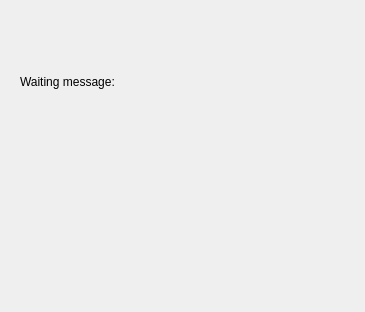
<?xml version="1.0" encoding="UTF-8"?>
<ui version="4.0">
 <class>ImportInputDialogBase</class>
 <widget class="QDialog" name="ImportInputDialogBase">
  <property name="geometry">
   <rect>
    <x>0</x>
    <y>0</y>
    <width>365</width>
    <height>312</height>
   </rect>
  </property>
  <property name="windowTitle">
   <string>Add indata to the model</string>
  </property>
  <widget class="QWidget" name="verticalLayoutWidget">
   <property name="geometry">
    <rect>
     <x>20</x>
     <y>10</y>
     <width>322</width>
     <height>291</height>
    </rect>
   </property>
   <layout class="QVBoxLayout" name="verticalLayout">
    <item>
     <widget class="QLabel" name="LWatingMsgs">
      <property name="text">
       <string>Waiting message:</string>
      </property>
     </widget>
    </item>
    <item>
     <widget class="QLabel" name="LGif">
      <property name="text">
       <string/>
      </property>
      <property name="pixmap">
       <pixmap>waiting.gif</pixmap>
      </property>
     </widget>
    </item>
   </layout>
  </widget>
 </widget>
 <resources/>
 <connections/>
</ui>
